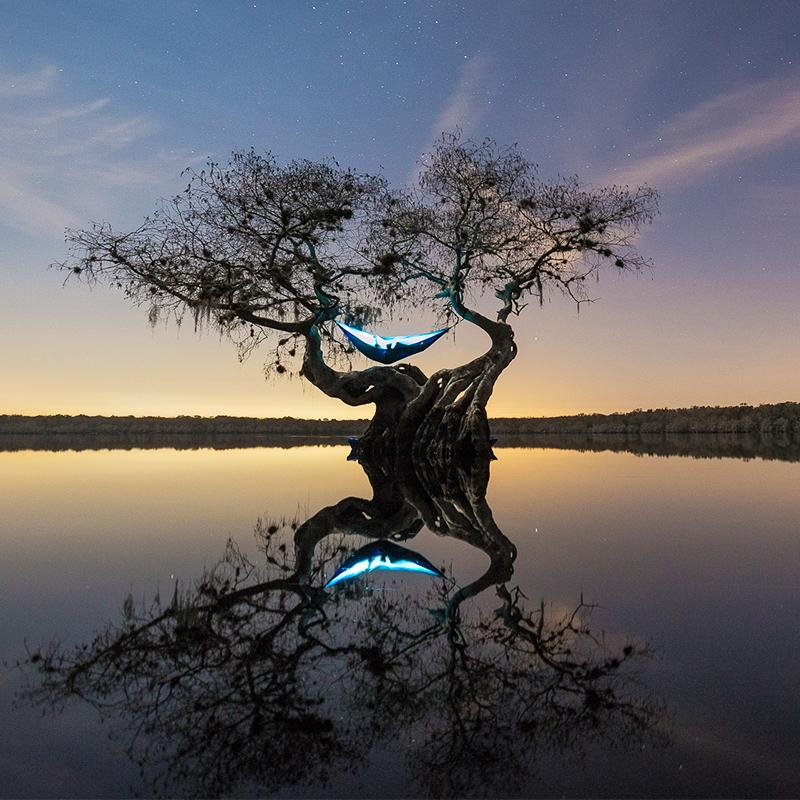
#> input picture coursera-opencv/nature.jpg, 800 x 800 px
$ jupyter execute assignment_1.ipynb
#> lines starting #> are read from the running program, lines starting #| are printed output that depends on the picture
[cell 1]
import PIL
from PIL import Image, ImageFilter, ImageEnhance, ImageFont, ImageDraw
from IPython.display import display

[cell 2]
# Opening a white image to catch the color:

white = Image.open('nature.jpg')
#> white is the input picture: PIL image 800x800 RGB; mean R, G, B 100.9, 98.3, 101.6

[cell 3]
# Creating an empty list for the images that will be part of the contact sheet:

images = []

[cell 4]
# Creating a list of intensities between 0 and 1.

intensity = [0.1, 0.5, 0.9]

[cell 5]
# FIRST ROW: 3 blue images (decreasing the reds)

for color in intensity:
    # Open the image and convert to RGB:
    image = Image.open('nature.jpg').convert('RGB')

    # There are 3 channels. We have to split them:
    r, g, b = image.split()
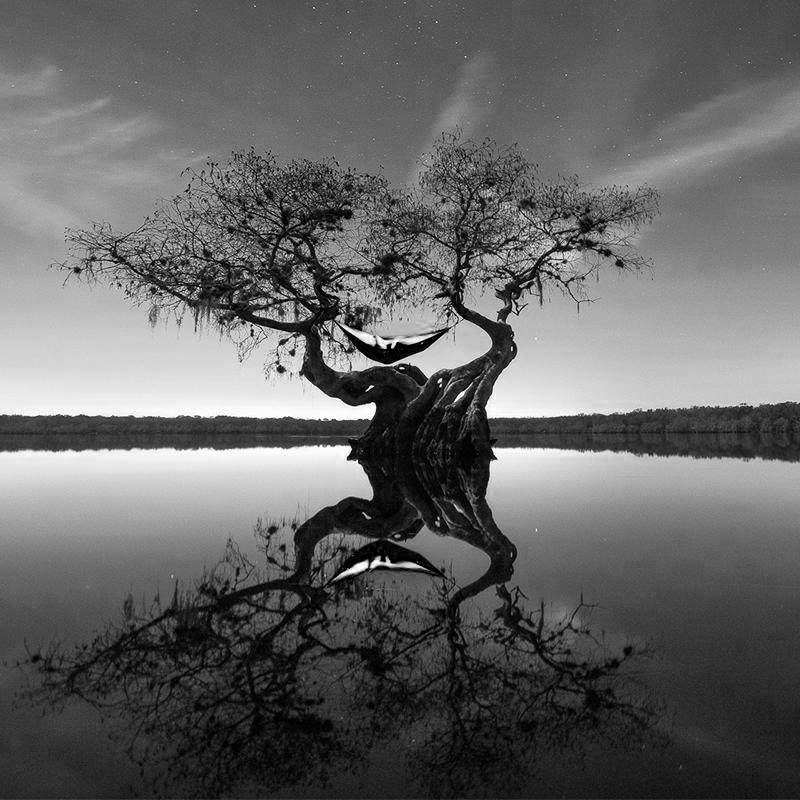
#> r: PIL image 800x800 L; min 0, max 255, mean 100.9
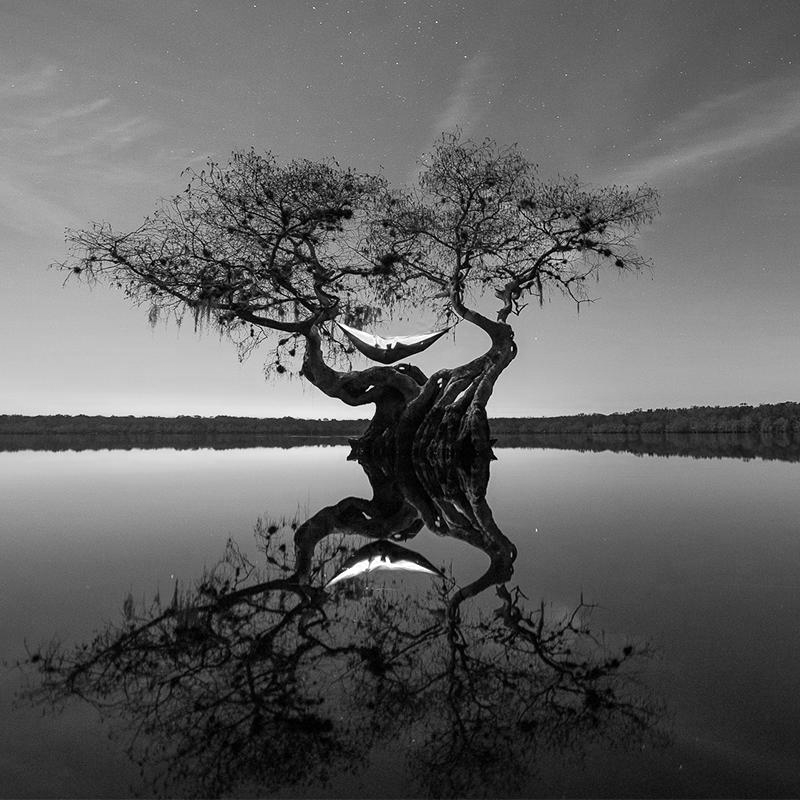
#> g: PIL image 800x800 L; min 0, max 255, mean 98.3
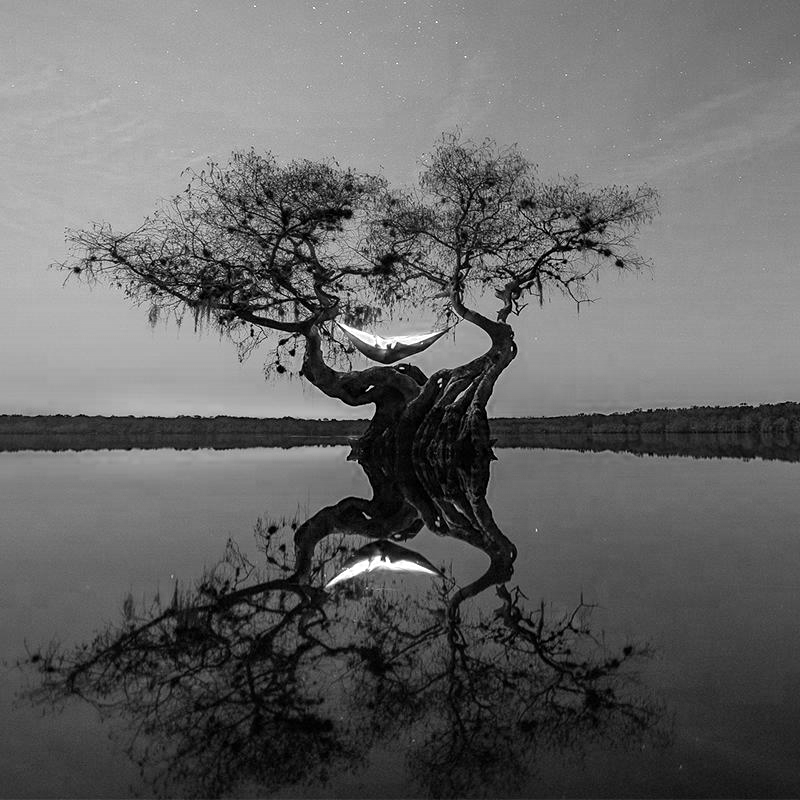
#> b: PIL image 800x800 L; min 0, max 255, mean 101.6

    # Decreasing the reds:
    r = r.point(lambda i: i * color)

    # Recombining back to RGB image
    result = Image.merge('RGB', (r,g,b))
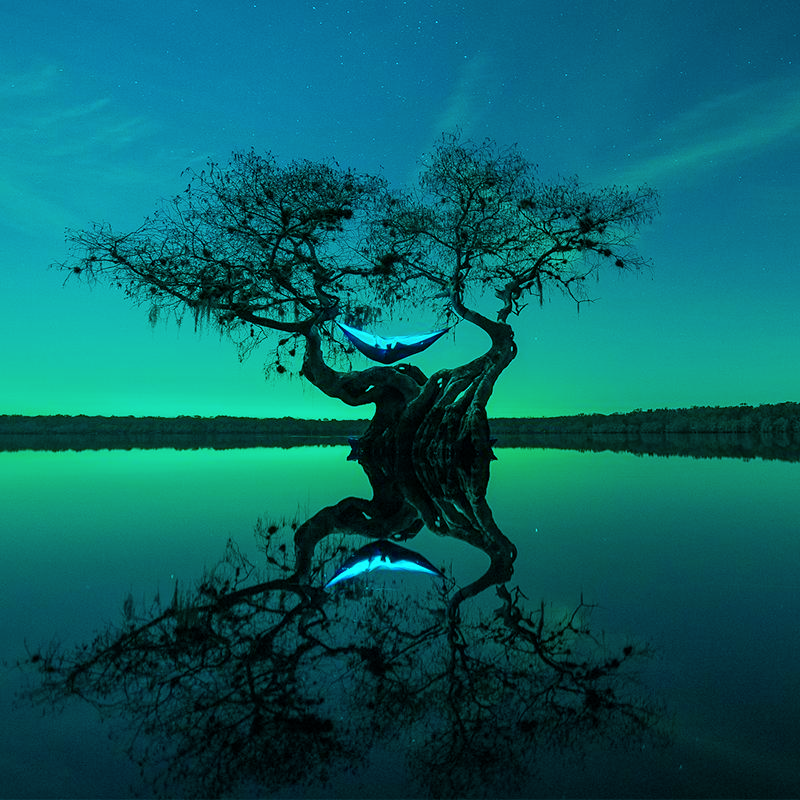
#> result: PIL image 800x800 RGB; mean R, G, B 10.1, 98.3, 101.6

    # Resizing the image:
    result = result.resize((int(result.width/2), (int(result.height/2))))
#> result: PIL image 400x400 RGB

    # Creating a new image for the background:
    new = Image.new('RGB', (result.width,30), color = (0,0,0))
#> new: PIL image 400x30 RGB; every value is 0

    # Passing the location of the font and the size:
    font = ImageFont.load_default()
    #font = ImageFont.truetype('FanwoodText-Regular.ttf', 20)

    # Instantiating the ImageDraw class passing the new image created:
    draw = ImageDraw.Draw(new)

    # Using the text method with the draw object to write the channel and intensity:
    channel = 0
    draw.text(xy = (10,8), text = f'channel {channel} intensity {color}',
              stroke_width = 1, stroke_fill = result.getpixel((0,50)),
              font = font, fill = white.getpixel((0,0)))

    # Creating a new image using the objects created above:
    sheet = Image.new(result.mode, (result.width, result.height + new.height))
#> sheet: PIL image 400x430 RGB; every value is 0
    sheet.paste(new, (0,result.height))
    sheet.paste(result,(0,0))
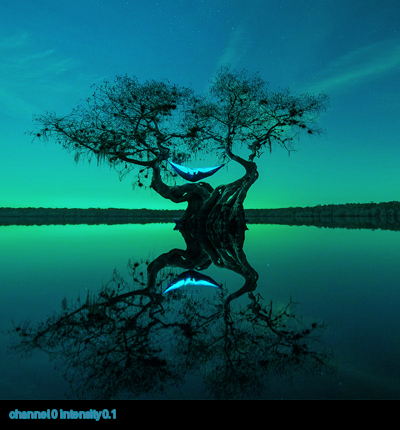
#> sheet: PIL image 400x430 RGB; mean R, G, B 9.6, 92.1, 95.3

    # Append the recombined image to the images list
    images.append(sheet)

[cell 6]
# SECOND ROW: 3 purple images (decreasing the greens)

for color in intensity:
    # Abrindo a imagem e convertendo para RGB:
    image = Image.open('nature.jpg').convert('RGB')

    # Existem 3 canais e precisamos separá-los:
    r, g, b = image.split()

    # Diminuindo os tons de vermelho:
    g = g.point(lambda i: i*color)

    # Recombinando as imagens para RGB:

    result = Image.merge('RGB', (r, g, b))
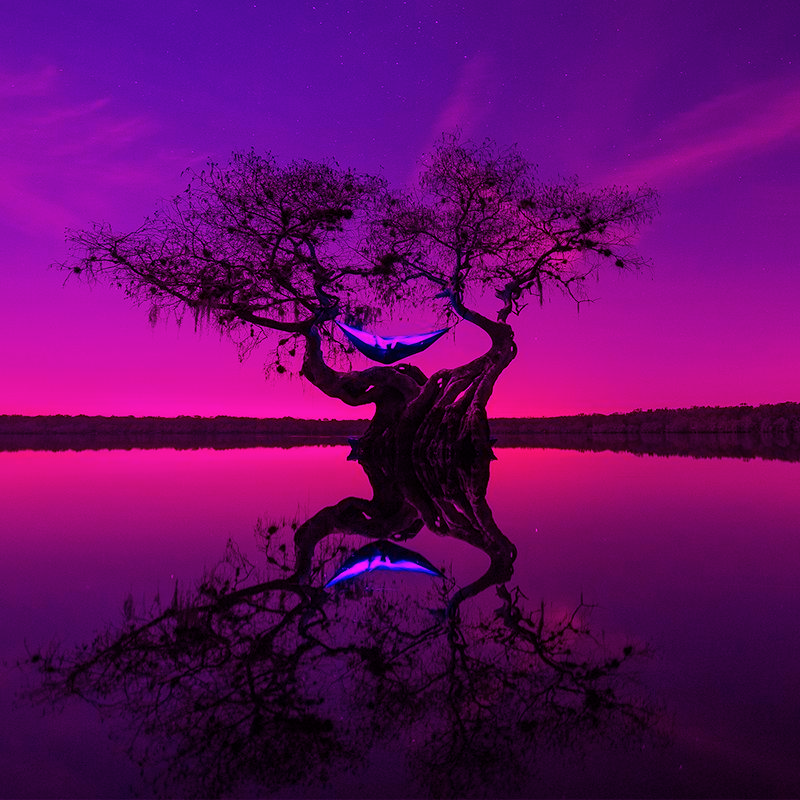
#> result: PIL image 800x800 RGB; mean R, G, B 100.9, 9.8, 101.6

    # Redimensionando a imagem:

    result = result.resize((int(result.width/2), (int(result.height/2))))
#> result: PIL image 400x400 RGB

    # Criando uma nova imagem para adicionar ao 'lençol':

    new = Image.new('RGB', (result.width, 30), color = (0, 0, 0))

    # Passando a fonte e seu tamanho:

    font = ImageFont.load_default()

    # Passando a nova imagem criada para a classe 'ImageDraw':

    draw = ImageDraw.Draw(new)

    # Usamos o método 'text' junto com o 'draw object' para escrever o canal e sua intensidade:

    channel = 1
    draw.text(xy = (10,8), text = f'channel {channel} intensity {color}',
             stroke_width = 1, stroke_fill = result.getpixel((0,50)),
             font = font, fill = white.getpixel((0,0)))

    # Criando uma nova imagem utilizando os objetos criados acima:

    sheet = Image.new(result.mode, (result.width, result.height + new.height))
    sheet.paste(new, (0, result.height))
    sheet.paste(result, (0,0))
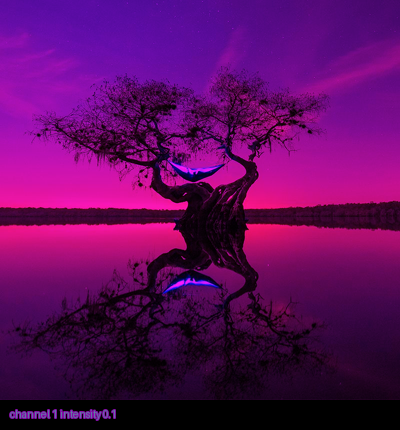
#> sheet: PIL image 400x430 RGB; mean R, G, B 94.3, 9.4, 95.3

    # Dando um append nas imagens recombinadas para a lista:

    images.append(sheet)

[cell 7]
# THIRD ROW: 3 yellow images (decreasing the blues)

for color in intensity:
    # Abrindo a imagem e convertendo para RGB:
    image = Image.open('nature.jpg').convert('RGB')

    # Separando os 3 canais existentes na imagem:
    r, g, b = image.split()

    # Diminuindo os tons de vermelho:
    b = b.point(lambda i: i*color)

    # Recombinando para RGB:
    result = Image.merge('RGB', (r, g, b))
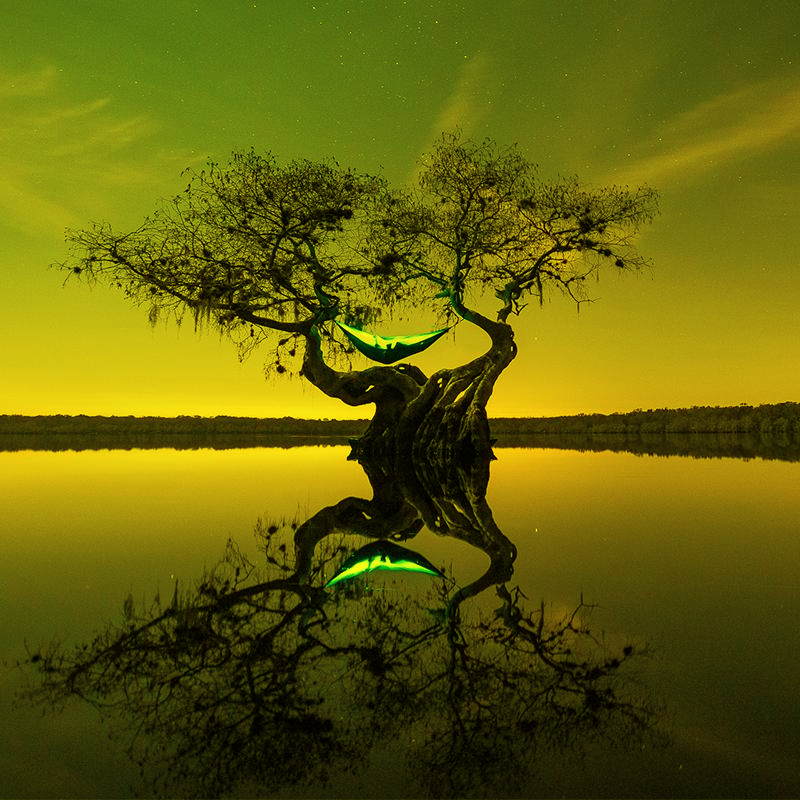
#> result: PIL image 800x800 RGB; mean R, G, B 100.9, 98.3, 10.2

    # Redimensionando a imagem:
    result = result.resize((int(result.width/2), (int(result.height/2))))
#> result: PIL image 400x400 RGB

    # Criando uma nova imagem:

    new = Image.new('RGB', (result.width,30), color = (0,0,0))

    # Informando a fonte e seu tamanho:

    font = ImageFont.load_default()

    # Passando a nova imagem criada para o 'ImageDraw':

    draw = ImageDraw.Draw(new)

    # Usando o modo 'text' através do 'draw object' para escrever o canal e a intensidade:

    channel = 2
    draw.text(xy = (10,8), text = f'channel {channel} intensity {color}',
              stroke_width = 1, stroke_fill = result.getpixel((0,50)),
              font = font, fill = white.getpixel((0,0)))

    # Criando uma nova imagem utilizando os objetos criados acima:

    sheet = Image.new(result.mode, (result.width, result.height + new.height))
    sheet.paste(new, (0,result.height))
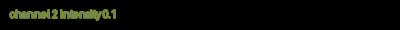
#> new: PIL image 400x30 RGB; mean R, G, B 7.6, 8.8, 3.8
    sheet.paste(result,(0,0))
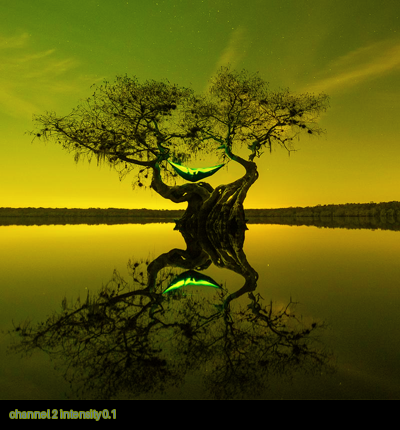
#> sheet: PIL image 400x430 RGB; mean R, G, B 94.4, 92.1, 9.7

    # Dando um append nas imagens recombinadas para a lista:

    images.append(sheet)

[cell 8]
# Agora, vamos criar um 'lençol' a partir de diferentes cores:

first_image = images[0]

# O lençol terá 3X o tamanho da imagem (o lençol será 3X3):

contact_sheet = PIL.Image.new(mode = first_image.mode, size = (first_image.width*3, first_image.height*3))
x=0
y=0

for img in images:
    # Colando cada uma das imagens no nosso 'contact sheet':
    contact_sheet.paste(img, (x,y))

    # Atualizando a posição em x:
    if x + first_image.width == contact_sheet.width:
        x = 0
        y = y + first_image.height

    else:
        x = x + first_image.width
#> this loop made 9 passes
#> (x, y) on passes 3, 6, 9: (0, 430), (0, 860), (0, 1290)
#> x on passes 1, 2, 4, 5, 7, 8: 400, 800, 400, 800, 400, 800
#> after the loop, x = 0; y = 1290

# Redimensionando e "printando" na tela nosso lençol pronto:

contact_sheet = contact_sheet.resize((int(contact_sheet.width/2), int(contact_sheet.height/2)))
display(contact_sheet)
